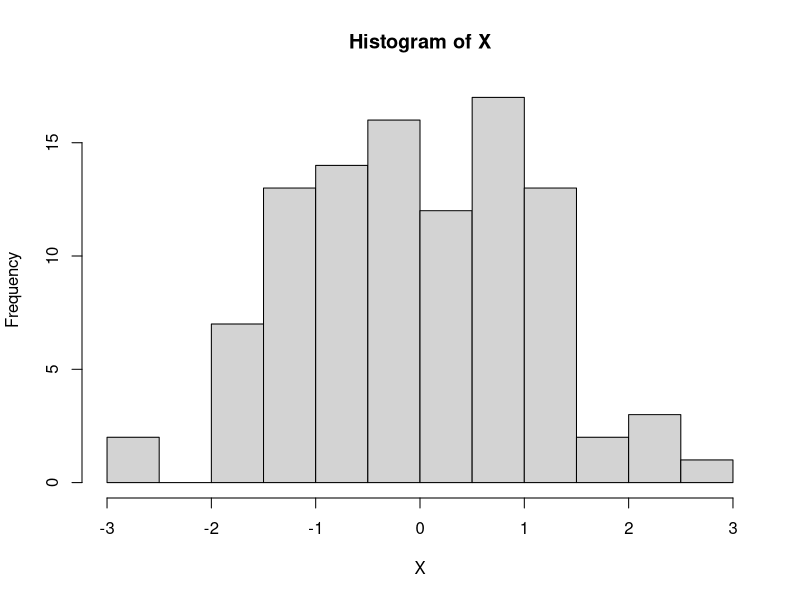

Here is the R script that generated this plot:
## ---- chunk 1
X = rnorm(100)
mean = mean(X)
median = median(X)
Variance = var(X) 
## ---- chunk 2
hist(X)
